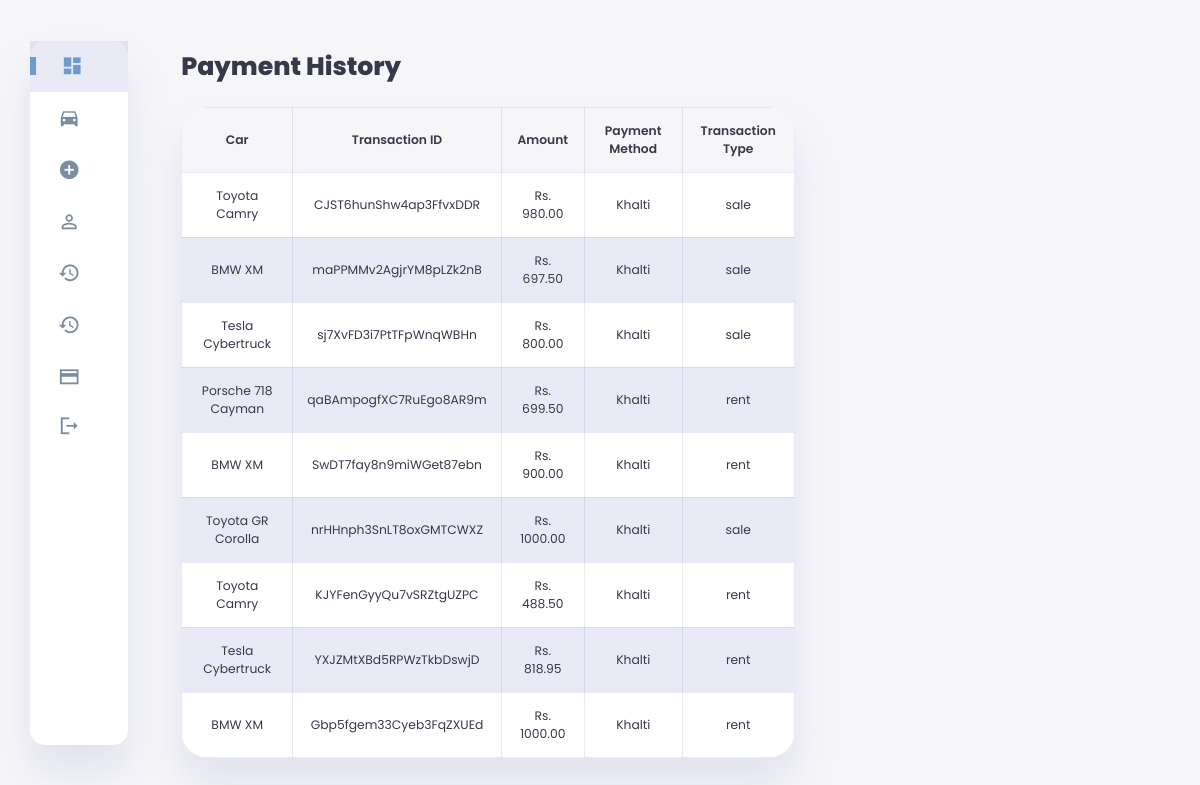
The app's page /payment_history/ (signed in), older data.
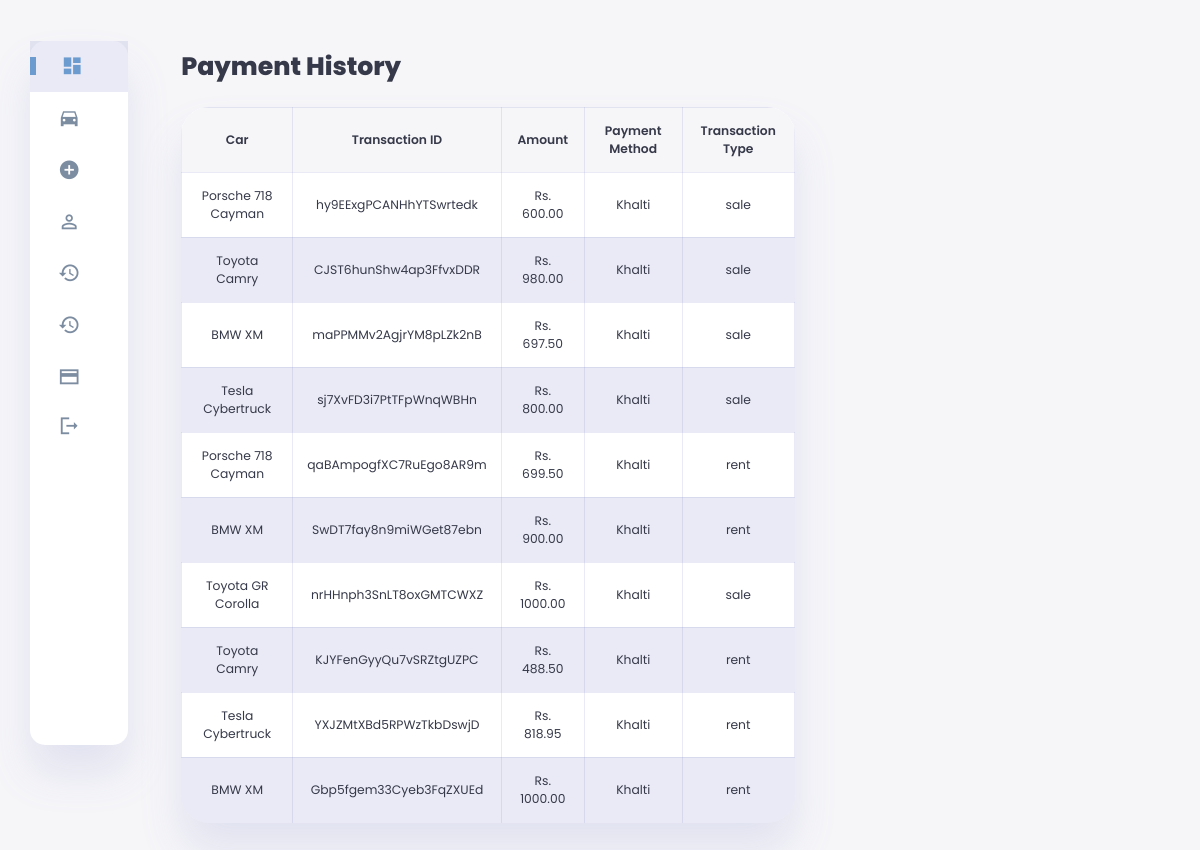
The same page, newer data.
### sales_rental/models.py (models this page shows, shortened)
class PaymentDetails(models.Model):
    user = models.ForeignKey(settings.AUTH_USER_MODEL, on_delete=models.CASCADE, related_name='payment_details')
    car = models.ForeignKey('Car', on_delete=models.CASCADE, related_name='payment_details')
    transaction_id = models.CharField(max_length=255, unique=True)
    amount = models.DecimalField(max_digits=10, decimal_places=2)
    payment_method = models.CharField(max_length=100)
    transaction_type = models.CharField(max_length=50)
    is_verified = models.BooleanField(default=False)
    transaction_date = models.DateTimeField(auto_now_add=True)

class Car(models.Model):
    make = models.CharField(max_length=50)
    model = models.CharField(max_length=50)
    year = models.PositiveIntegerField()
    price = models.DecimalField(max_digits=10, decimal_places=2)
    description = models.TextField()
    images = models.ManyToManyField('CarImage', related_name='cars', blank=True)
    discount = models.DecimalField(max_digits=5, decimal_places=2, null=True, blank=True)
    is_available_for_sale = models.BooleanField(default=True)
    is_available_for_rent = models.BooleanField(default=True)

### sales_rental/admin_views.py (the view)
# urls.py: path('payment_history/', admin_views.payment_history, name='payment_history'),
@user_passes_test(lambda u: u.is_superuser)
def payment_history(request):
    payments = PaymentDetails.objects.all().order_by('-transaction_date')
    return render(request, 'payment_history.html', {'payments': payments})

### sales_rental/context_processors.py (called while the page is built)
def current_year(request):
    return {'current_year': datetime.now().year}

### sales_rental/templates/payment_history.html (shortened to what this page needs)
{% extends "admin_base.html" %}
{% block content %}
<main>
    <h1>Payment History</h1>
    <table class="stats-table">
        <thead>
            <tr>
                <th>Car</th>
                <th>Transaction ID</th>
                <th>Amount</th>
                <th>Payment Method</th>
                <th>Transaction Type</th>
            </tr>
        </thead>
        <tbody>
            {% for payment in payments %}
            <tr>
                <td>{{ payment.car.make }} {{ payment.car.model }}</td>
                <td>{{ payment.transaction_id }}</td>
                <td>Rs. {{ payment.amount|floatformat:2 }}</td>
                <td>{{ payment.payment_method }}</td>
                <td>{{ payment.transaction_type }}</td>
            </tr>
            {% endfor %}
        </tbody>
    </table>
</main>
{% endblock %}

Row changes from the older to the newer data that the page shows:
added PaymentDetails: car.make "Porsche", car.model "718 Cayman", transaction_id "hy9EExgPCANHhYTSwrtedk", amount "600.00", payment_method "Khalti", transaction_type "sale"
